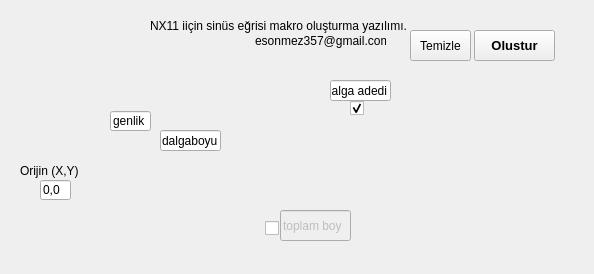
<?xml version="1.0" encoding="UTF-8"?>
<ui version="4.0">
 <class>Form</class>
 <widget class="QWidget" name="Form">
  <property name="geometry">
   <rect>
    <x>0</x>
    <y>0</y>
    <width>594</width>
    <height>274</height>
   </rect>
  </property>
  <property name="windowTitle">
   <string>Form</string>
  </property>
  <widget class="QLabel" name="pic">
   <property name="geometry">
    <rect>
     <x>10</x>
     <y>10</y>
     <width>661</width>
     <height>251</height>
    </rect>
   </property>
   <property name="text">
    <string/>
   </property>
   <property name="pixmap">
    <pixmap>curve.png</pixmap>
   </property>
  </widget>
  <widget class="QLineEdit" name="dalgaboyu">
   <property name="geometry">
    <rect>
     <x>160</x>
     <y>130</y>
     <width>61</width>
     <height>21</height>
    </rect>
   </property>
   <property name="text">
    <string>dalgaboyu</string>
   </property>
  </widget>
  <widget class="QLineEdit" name="genlik">
   <property name="geometry">
    <rect>
     <x>110</x>
     <y>111</y>
     <width>41</width>
     <height>20</height>
    </rect>
   </property>
   <property name="text">
    <string>genlik</string>
   </property>
  </widget>
  <widget class="QLineEdit" name="toplam_boy">
   <property name="enabled">
    <bool>false</bool>
   </property>
   <property name="geometry">
    <rect>
     <x>280</x>
     <y>210</y>
     <width>71</width>
     <height>31</height>
    </rect>
   </property>
   <property name="inputMask">
    <string notr="true"/>
   </property>
   <property name="text">
    <string>toplam boy</string>
   </property>
   <property name="clearButtonEnabled">
    <bool>false</bool>
   </property>
  </widget>
  <widget class="QLineEdit" name="orijin">
   <property name="geometry">
    <rect>
     <x>40</x>
     <y>180</y>
     <width>31</width>
     <height>20</height>
    </rect>
   </property>
   <property name="text">
    <string>0,0</string>
   </property>
  </widget>
  <widget class="QLabel" name="orijin_text">
   <property name="geometry">
    <rect>
     <x>20</x>
     <y>160</y>
     <width>71</width>
     <height>21</height>
    </rect>
   </property>
   <property name="text">
    <string>Orijin (X,Y)</string>
   </property>
  </widget>
  <widget class="QPushButton" name="olustur">
   <property name="geometry">
    <rect>
     <x>474</x>
     <y>30</y>
     <width>81</width>
     <height>31</height>
    </rect>
   </property>
   <property name="font">
    <font>
     <pointsize>10</pointsize>
     <weight>75</weight>
     <bold>true</bold>
    </font>
   </property>
   <property name="text">
    <string>Olustur</string>
   </property>
  </widget>
  <widget class="QLabel" name="label_1">
   <property name="geometry">
    <rect>
     <x>150</x>
     <y>10</y>
     <width>331</width>
     <height>31</height>
    </rect>
   </property>
   <property name="text">
    <string>NX11 iiçin sinüs eğrisi makro oluşturma yazılımı.</string>
   </property>
  </widget>
  <widget class="QLabel" name="label_2">
   <property name="geometry">
    <rect>
     <x>255</x>
     <y>25</y>
     <width>131</width>
     <height>31</height>
    </rect>
   </property>
   <property name="text">
    <string>esonmez357@gmail.com</string>
   </property>
  </widget>
  <widget class="QLineEdit" name="dalga_adedi">
   <property name="geometry">
    <rect>
     <x>330</x>
     <y>80</y>
     <width>61</width>
     <height>21</height>
    </rect>
   </property>
   <property name="text">
    <string>dalga adedi</string>
   </property>
  </widget>
  <widget class="QCheckBox" name="dalga_adedi_check">
   <property name="geometry">
    <rect>
     <x>350</x>
     <y>100</y>
     <width>21</width>
     <height>17</height>
    </rect>
   </property>
   <property name="text">
    <string/>
   </property>
   <property name="checked">
    <bool>true</bool>
   </property>
  </widget>
  <widget class="QCheckBox" name="toplam_boy_check">
   <property name="geometry">
    <rect>
     <x>265</x>
     <y>220</y>
     <width>21</width>
     <height>16</height>
    </rect>
   </property>
   <property name="text">
    <string/>
   </property>
  </widget>
  <widget class="QPushButton" name="temizle">
   <property name="geometry">
    <rect>
     <x>410</x>
     <y>30</y>
     <width>61</width>
     <height>31</height>
    </rect>
   </property>
   <property name="text">
    <string>Temizle</string>
   </property>
  </widget>
 </widget>
 <resources/>
 <connections/>
</ui>
